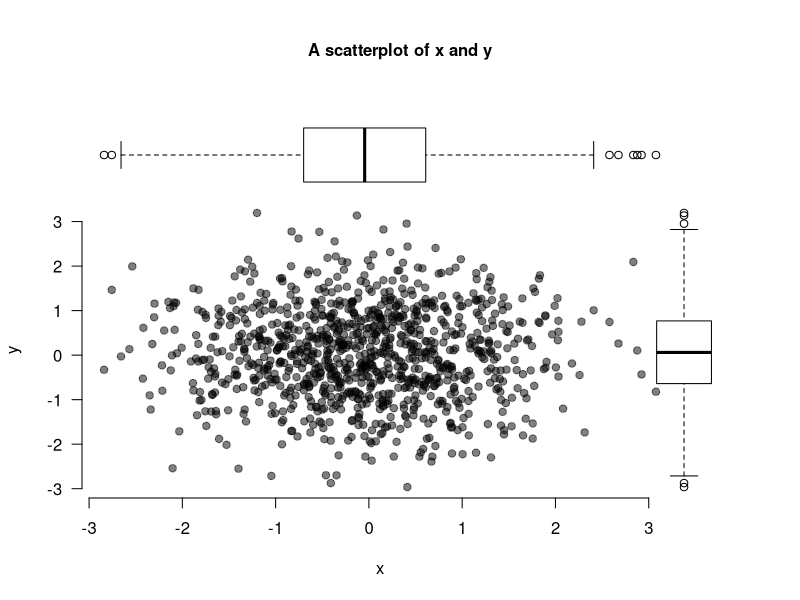

Here is the R script that generated this plot:
## ---- chunk 1
# The first line sets an option for the final document that can be produced from
# the .Rmd file. Don't worry about it.
knitr::opts_chunk$set(echo = TRUE)

# The next bit (lines 50-69) is quite powerful and useful. 
# First you define which packages you need for your analysis and assign it to 
# the p_needed object. 
p_needed <-
  c("viridis", "knitr")

# Now you check which packages are already installed on your computer.
# The function installed.packages() returns a vector with all the installed 
# packages.
packages <- rownames(installed.packages())
# Then you check which of the packages you need are not installed on your 
# computer yet. Essentially you compare the vector p_needed with the vector
# packages. The result of this comparison is assigned to p_to_install.
p_to_install <- p_needed[!(p_needed %in% packages)]
# If at least one element is in p_to_install you then install those missing
# packages.
if (length(p_to_install) > 0) {
  install.packages(p_to_install)
}
# Now that all packages are installed on the computer, you can load them for
# this project. Additionally the expression returns whether the packages were
# successfully loaded.
sapply(p_needed, require, character.only = TRUE)
## ---- chunk 2
x <- rnorm(1000)
y <- rnorm(1000)

par(fig = c(0, 0.9, 0, 0.8), bg = "#ffffff")
plot(
  x,
  y,
  bty = "n",
  pch = 19,
  las = 1,
  col = adjustcolor("black", alpha = 0.5)
)
par(fig = c(0, 0.9, 0.45, 1), new = TRUE)
boxplot(x,
        horizontal = TRUE,
        axes = FALSE,
        col = NA)
par(fig = c(0.6601, 1, 0, 0.8), new = TRUE)
boxplot(y, axes = FALSE, col = NA)
mtext(
  "A scatterplot of x and y",
  side = 3,
  outer = TRUE,
  line = -3,
  font = 2
)
## ---- chunk 3
df <- data.frame(y = y, x = x)
summary(df)
## ---- chunk 4
df <- data.frame(y = y, x = x)

summary(df)
## ---- chunk 5
df <- data.frame(y = y, x = x)

summary(df)
## ---- chunk 6
square_it <- function(x) {
  square <- x * x
  return(square)
}
## ---- chunk 7
square_it(15)

a <- c(1, 5, 9)

square_it(a)

M <- matrix(c(1:9),
            nrow = 3,
            ncol = 3,
            byrow = T)
M

square_it(M)
## ---- chunk 8
complicated_function <- function(scalar, vector, matrix) {
  # square the scalar
  squared_scalar <- square_it(scalar)
  
  # multiply matrix and vector
  mult <- matrix %*% vector
  
  # multiply scalar and result above, then square it again
  res <- square_it(squared_scalar * mult)
  
  # return the result
  return(res)
}
## ---- chunk 9
complicated_function(5, a, M)
## ---- chunk 10
# a scalar
scalar <- 2
scalar

# a vector
vector <- c(1:3)
vector

# a matrix
M <- matrix(c(1:9),
            nrow = 3,
            ncol = 3,
            byrow = T)
M

# a diagonal matrix e.g. identity matrix
M_diag <- diag(1, nrow = 3, ncol = 3)
M_diag
## ---- chunk 11

scalar
vector
M

# Scalar-Vector/Matrix multiplication

scalar * vector
scalar * M

# Vector-Vector/Matrix multiplication

vector * vector
vector %*% vector # What's the difference?

vector * M

# Elementwise multiplication of two matrices:
M * M
## ---- chunk 12
vector
M

vector %*% M
## ---- chunk 13
M1 <- matrix(c(1:6),
             nrow = 3,
             ncol = 2,
             byrow = T)

M2 <- matrix(c(7:12),
             nrow = 2,
             ncol = 3,
             byrow = T)
## ---- chunk 14
M2 %*% M1
## ---- chunk 15
M3 <- matrix(c(1, 2, 2, 3),
             nrow = 2,
             ncol = 2,
             byrow = T)

# The transpose
t(M3)
t(t(M3)) == M3

M4 <- matrix(c(rep(1, 3), 2, 3, 4, 4:6),
             nrow = 3,
             ncol = 3,
             byrow = T) 

t(M4)
## ---- chunk 16
M5 <- matrix(c(1, 2, 2, 3),
             nrow = 2,
             ncol = 2,
             byrow = TRUE)
M5

solve(M5)

# check whether AX = XA = I is true
M5 %*% solve(M5)
solve(M5) %*% M5
